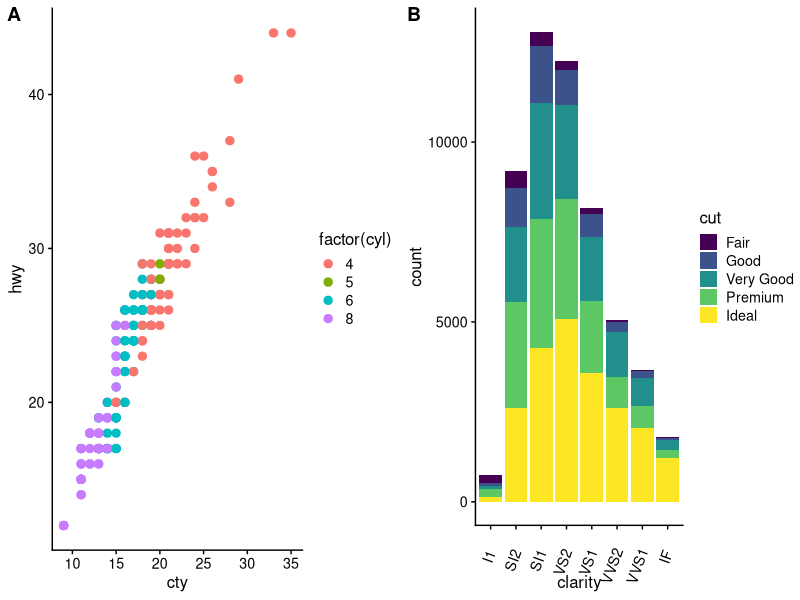
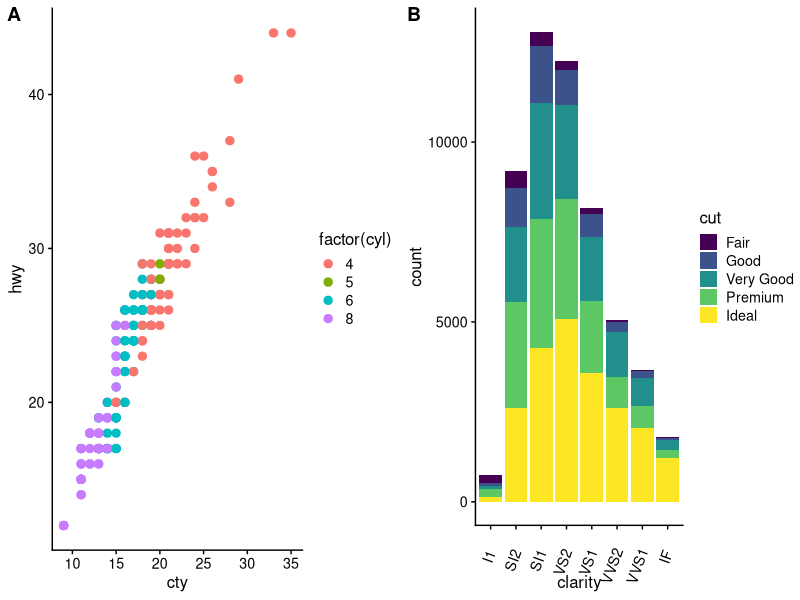
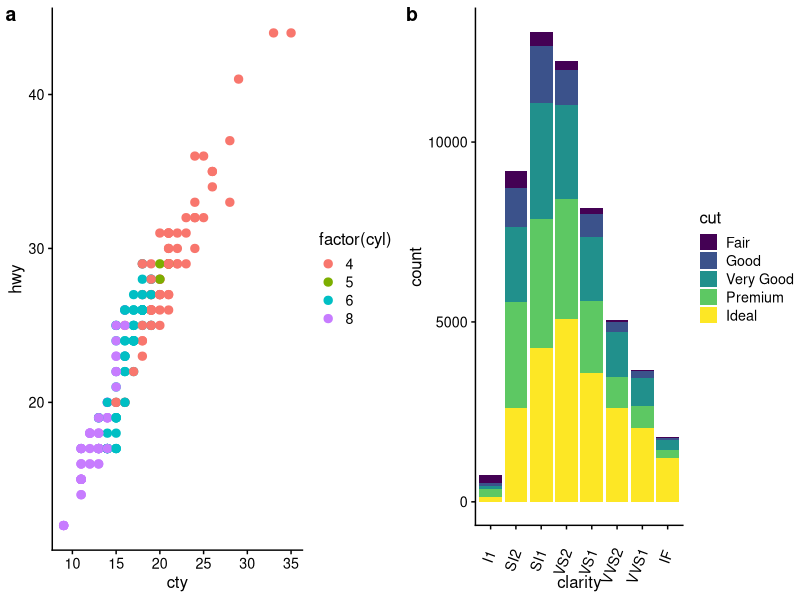
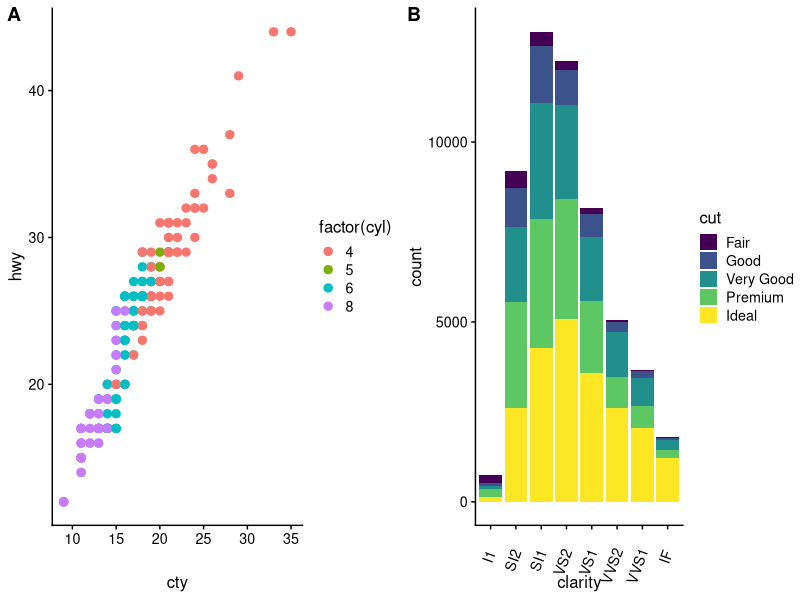
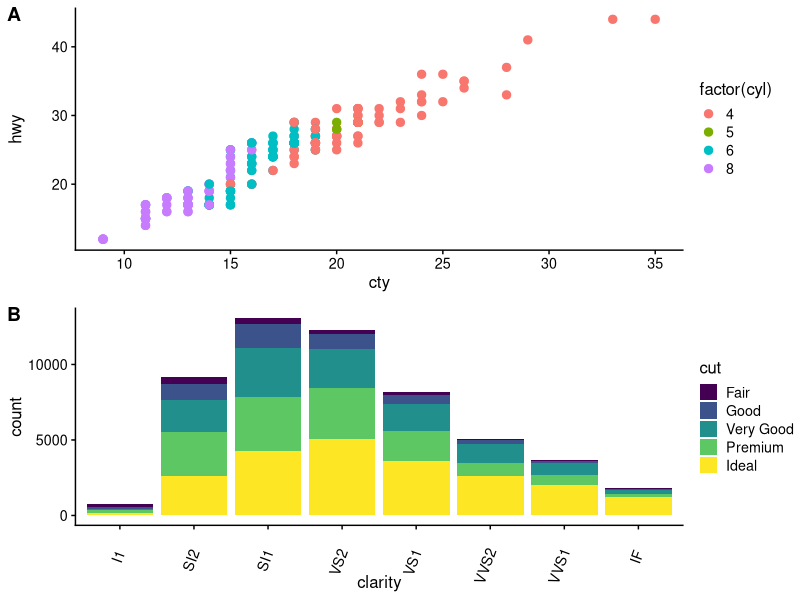
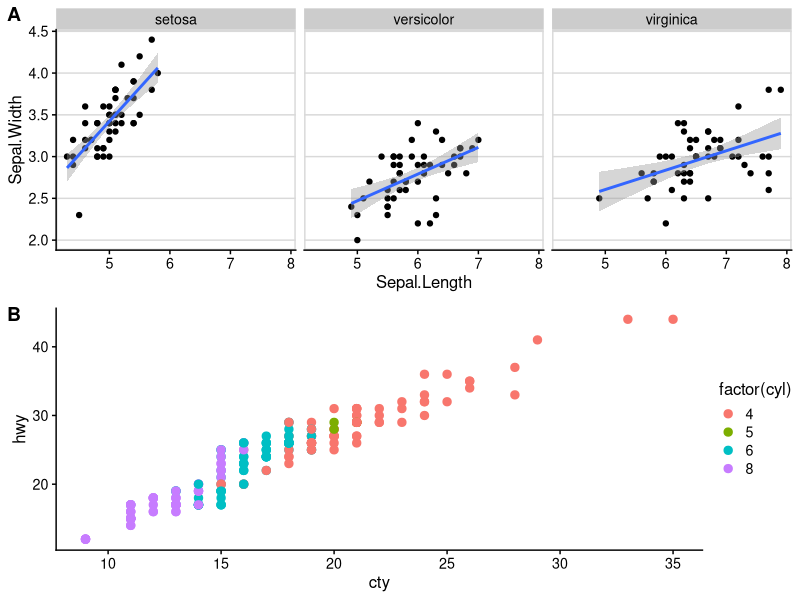
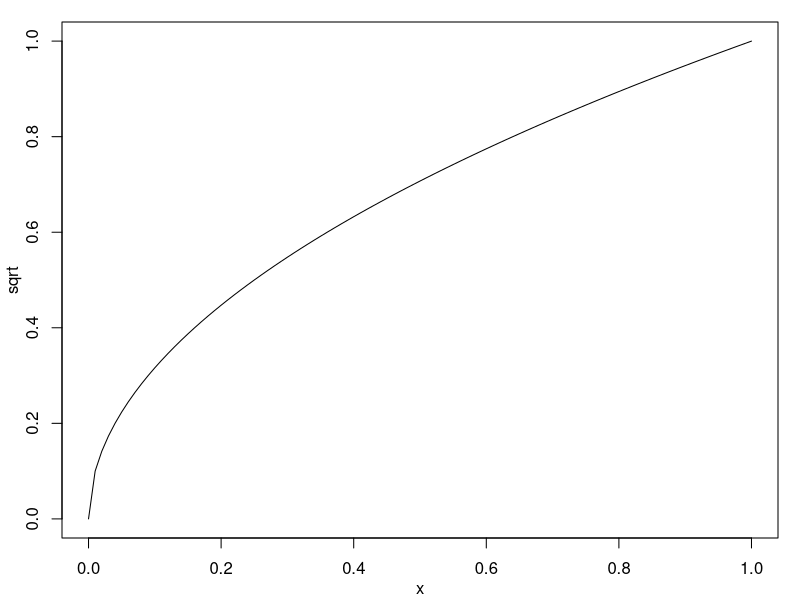
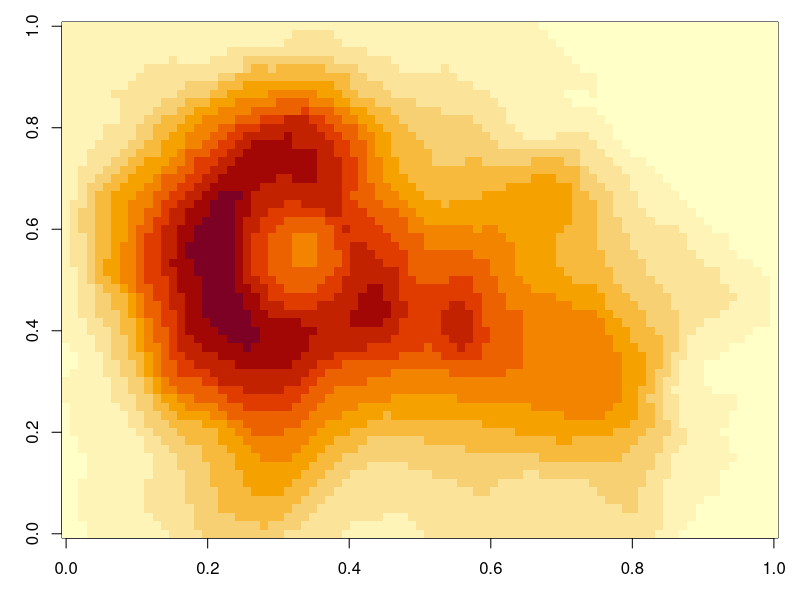

Source code (R) for these figures, in order:
## ---- chunk 1
library(ggplot2)
library(cowplot)
theme_set(theme_cowplot(font_size=12)) # reduce default font size
plot.mpg <- ggplot(mpg, aes(x = cty, y = hwy, colour = factor(cyl))) + 
  geom_point(size=2.5)
plot.diamonds <- ggplot(diamonds, aes(clarity, fill = cut)) + geom_bar() +
  theme(axis.text.x = element_text(angle=70, vjust=0.5, hjust = 0.9))
plot_grid(plot.mpg, plot.diamonds, labels = c('A', 'B'))
## ---- chunk 2
plot_grid(plot.mpg, plot.diamonds, labels = "AUTO")
## ---- chunk 3
plot_grid(plot.mpg, plot.diamonds, labels = "auto")
## ---- chunk 4
plot_grid(plot.mpg, plot.diamonds, labels = "AUTO", align = 'h')
## ---- chunk 5
plot_grid(plot.mpg, plot.diamonds, labels = "AUTO", ncol = 1, align = 'v')
## ---- chunk 6
plot.iris <- ggplot(iris, aes(Sepal.Length, Sepal.Width)) + 
  geom_point() + facet_grid(. ~ Species) + stat_smooth(method = "lm") +
  background_grid(major = 'y', minor = "none") + # add thin horizontal lines 
  panel_border() # and a border around each panel
plot_grid(plot.iris, plot.mpg, labels = "AUTO", ncol = 1, 
          align = 'v', axis = 'l') # aligning vertically along the left axis
## ---- chunk 7
par(bg = "transparent", # switch off background to avoid obscuring adjacent plots
    mar = c(3, 3, 1, 1) + .1, # reduce margins
    mgp = c(2, 1, 0) # move axis labels closer to axis
   ) 
plot(sqrt) # plot the square root function
recordedplot <- recordPlot() # record the previous plot
## ---- chunk 8
 # define the function
plotfunc <- function() {
  par(bg = "transparent", # switch off background to avoid obscuring adjacent plots
      mar = c(3, 3, 1, 1) + .1, # reduce margins
      mgp = c(2, 1, 0) # move axis labels closer to axis
   ) 
  image(volcano)
}
plotfunc() # call the function to make the plot
## ---- chunk 9
gcircle <- grid::circleGrob()
ggdraw(gcircle)
## ---- chunk 10
plot_grid(plot.mpg, recordedplot, plotfunc, gcircle, labels = "AUTO", hjust = 0, vjust = 1,
          scale = c(1., 1., 1., 0.9))
## ---- chunk 11
plot_grid(plot.mpg, plot.diamonds, labels = "AUTO", align = 'h', label_size = 12)
## ---- chunk 12
plot_grid(plot.mpg, plot.diamonds, labels = "AUTO", align = 'h', label_fontfamily = "serif",
          label_fontface = "plain", label_colour = "blue")
## ---- chunk 13
plot_grid(plot.mpg, plot.diamonds, labels = "AUTO", align = 'h', label_size = 12,
          label_x = 0, label_y = 0, hjust = -0.5, vjust = -0.5 )
## ---- chunk 14
plot_grid(plot.mpg, plot.diamonds, labels = "AUTO", align = 'h', rel_widths = c(1, 1.3))
## ---- chunk 15
bottom_row <- plot_grid(plot.mpg, plot.diamonds, labels = c('B', 'C'), align = 'h', rel_widths = c(1, 1.3))
plot_grid(plot.iris, bottom_row, labels = c('A', ''), ncol = 1, rel_heights = c(1, 1.2))
## ---- chunk 16
# first align the top-row plot (plot.iris) with the left-most plot of the
# bottom row (plot.mpg)
plots <- align_plots(plot.mpg, plot.iris, align = 'v', axis = 'l')
# then build the bottom row
bottom_row <- plot_grid(plots[[1]], plot.diamonds, 
                        labels = c('B', 'C'), align = 'h', rel_widths = c(1, 1.3))
# then combine with the top row for final plot
plot_grid(plots[[2]], bottom_row, labels = c('A', ''), ncol = 1, rel_heights = c(1, 1.2))
## ---- chunk 17

# make a plot grid consisting of two panels
p1 <- ggplot(mtcars, aes(x = disp, y = mpg)) + 
  geom_point(colour = "blue") + 
  theme_half_open(12) + 
  background_grid(minor = 'none')

p2 <- ggplot(mtcars, aes(x = hp, y = mpg)) + 
  geom_point(colour = "green") + 
  theme_half_open(12) + 
  background_grid(minor = 'none')

plot_row <- plot_grid(p1, p2)

# now add the title
title <- ggdraw() + 
  draw_label(
    "Miles per gallon decline with displacement and horsepower",
    fontface = 'bold',
    x = 0,
    hjust = 0
  ) +
  theme(
    # add margin on the left of the drawing canvas,
    # so title is aligned with left edge of first plot
    plot.margin = margin(0, 0, 0, 7)
  )
plot_grid(
  title, plot_row,
  ncol = 1,
  # rel_heights values control vertical title margins
  rel_heights = c(0.1, 1)
)
